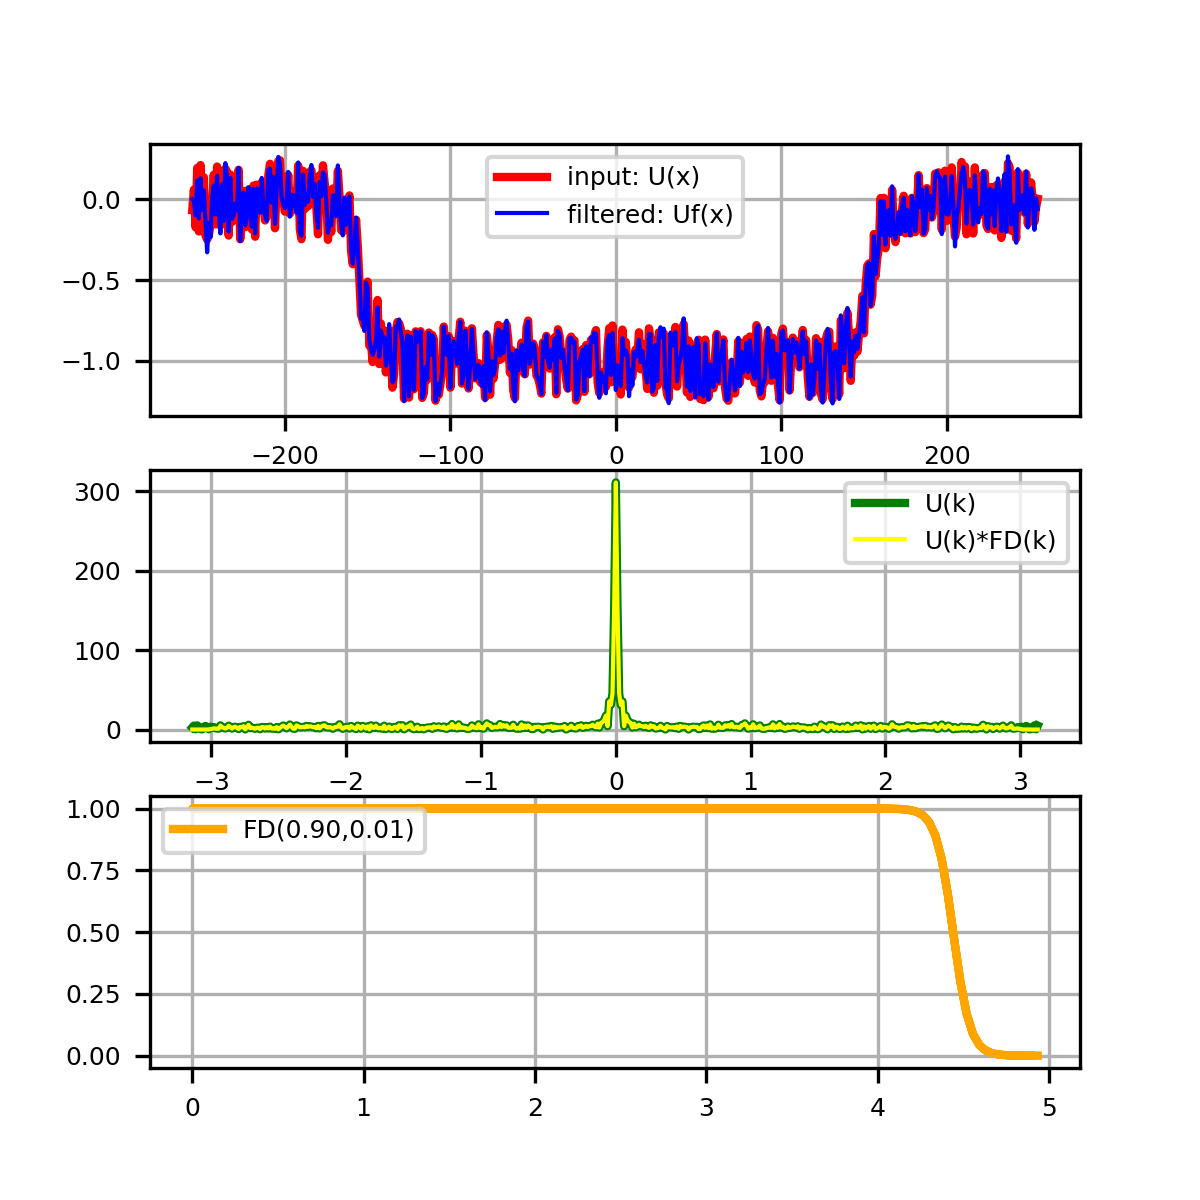

Write Python code to recreate this figure.
#!/usr/bin/python

# Script computes memory utilization by bsk_dynamic3d code

# Import packages
from math import *
from string import *
import numpy as np
import matplotlib.pyplot as plt 
from scipy.fftpack import fft, fftfreq, fftshift, ifft, ifftshift


# Settings
NX=512
DX=1.0
hff_mu=0.9
hff_T=0.01
fname="high-frequency-filter"

# Domain
x = np.arange(-DX*NX/2, DX*NX/2, DX)

# test function
U = -1.0 / (np.exp((np.abs(x)-0.6*DX*NX/2)/5.0) + 1.0)

noise=(np.random.random(NX) - 0.5)*0.5
U = U + noise

# fourier space
Uk = fft(U) 
xk = fftfreq(NX, DX) * 2. * np.pi  # fftfreq does not multiply it by 2pi, do it by hand
Uk = fftshift(Uk)
xk = fftshift(xk)

# filter
kc=np.pi/DX
ec=0.5*kc*kc
mu=hff_mu*ec
T=hff_T*ec
ek=0.5*xk*xk
fil = 1.0/(np.exp((ek-mu)/T)+1.0)
Ukf=Uk*fil


# go back to coordinate space
Uf = ifft(ifftshift(Ukf))
Uf = np.real(Uf)


# make plot
plt.rcParams['font.size'] = 6
fig, (ax1, ax2, ax3) = plt.subplots(3, 1, figsize=(4.0,4.0))
ax1.plot(x,U, color="red", lw=2.0, label="input: U(x)")
ax1.plot(x,Uf, color="blue", lw=1.0, label="filtered: Uf(x)")
ax1.legend()
ax1.grid(True)

ax2.plot(xk,np.abs(Uk), color="green", lw=2.0, label="U(k)")
ax2.plot(xk,np.abs(Ukf), color="yellow", lw=1.0, label="U(k)*FD(k)")
ax2.legend()
ax2.grid(True)

ax3.plot(ek,fil, color="orange", lw=2.0, label="FD(%.2f,%.2f)" % (hff_mu,hff_T))
ax3.legend()
ax3.grid(True)

#plt.show()
fname=fname+".png"
print("Saving to file: "+fname)
#plt.tight_layout()
plt.savefig(fname, dpi=300)
